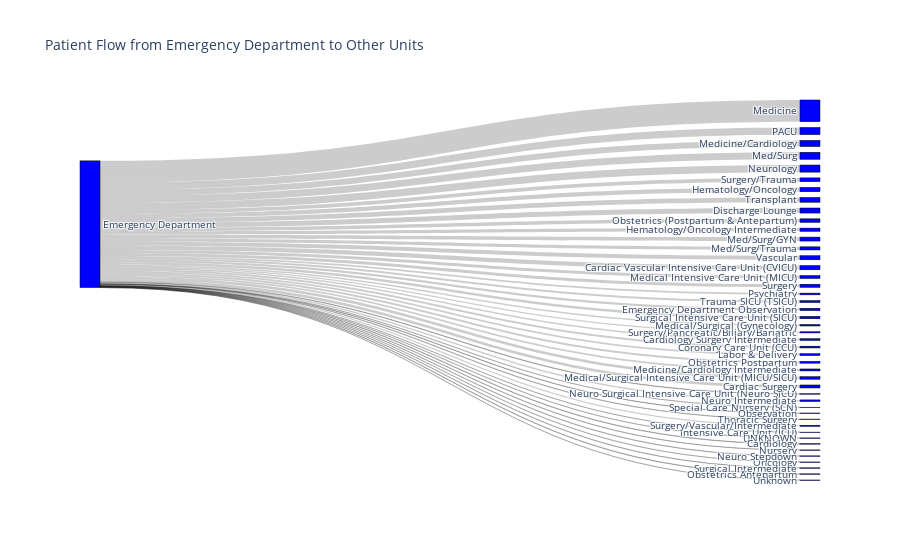

Write notebook code for a chart like this one.
### Code cell
import plotly.graph_objects as go
from collections import defaultdict

def create_sankey_data(df):
    # Filter for transfers from ED to other units
    ed_transfers = df[df['eventtype'] == 'transfer']
    
    links = defaultdict(int)
    for _, row in ed_transfers.iterrows():
        links[('Emergency Department', row['careunit'])] += 1
    
    source, target, value = [], [], []
    units = set(['Emergency Department'])
    for (src, tgt), count in links.items():
        units.add(tgt)
    
    unit_to_index = {unit: i for i, unit in enumerate(units)}
    
    for (src, tgt), count in links.items():
        source.append(unit_to_index[src])
        target.append(unit_to_index[tgt])
        value.append(count)
    
    return list(units), source, target, value

units, source, target, value = create_sankey_data(transfers_df)

fig = go.Figure(data=[go.Sankey(
    node = dict(
      pad = 15,
      thickness = 20,
      line = dict(color = "black", width = 0.5),
      label = units,
      color = "blue"
    ),
    link = dict(
      source = source,
      target = target,
      value = value
  ))])

fig.update_layout(title_text="Patient Flow from Emergency Department to Other Units", font_size=10)
fig.write_image("visualizations/patient_flow_sankey_from_ed.png")
fig.show()

### Figure 1 — Plotly figure (JSON) as saved in the notebook; plotly's stock layout.template omitted (floating-point values rounded to 4 significant figures)
{"data": [{"link": {"source": [14, 14, 14, 14, 14, 14, 14, 14, 14, 14, 14, 14, 14, 14, 14, 14, 14, 14, 14, 14, 14, 14, 14, 14, 14, 14, 14, 14, 14, 14, 14, 14, 14, 14, 14, 14, 14, 14, 14, 14, 14, 14, 14, 14, 14], "target": [22, 40, 1, 16, 7, 8, 18, 2, 5, 17, 38, 12, 32, 43, 19, 15, 23, 34, 24, 26, 41, 20, 35, 44, 37, 29, 28, 3, 36, 42, 33, 11, 4, 27, 31, 10, 39, 21, 6, 25, 30, 9, 45, 13, 0], "value": [20192, 29586, 16086, 6349, 26090, 1651, 92013, 14943, 7321, 9686, 21453, 18164, 17204, 30128, 10194, 4976, 16825, 30409, 13228, 7384, 10719, 12424, 8394, 12633, 17992, 7894, 8011, 1832, 6603, 1665, 4792, 8240, 13753, 7440, 1479, 13355, 1111, 1932, 1480, 835, 417, 107, 81, 74, 2]}, "node": {"color": "blue", "label": ["Special Care Nursery (SCN)", "Surgery/Trauma", "Obstetrics (Postpartum & Antepartum)", "Neuro Surgical Intensive Care Unit (Neuro SICU)", "Hematology/Oncology Intermediate", "Psychiatry", "Observation", "Medicine/Cardiology", "Thoracic Surgery", "Intensive Care Unit (ICU)", "Med/Surg/Trauma", "Trauma SICU (TSICU)", "Hematology/Oncology", "UNKNOWN", "Emergency Department", "Surgery/Pancreatic/Biliary/Bariatric", "Medical/Surgical (Gynecology)", "Emergency Department Observation", "Medicine", "Surgical Intensive Care Unit (SICU)", "Medical Intensive Care Unit (MICU)", "Cardiology", "Transplant", "Med/Surg/GYN", "Surgery", "Nursery", "Cardiology Surgery Intermediate", "Coronary Care Unit (CCU)", "Labor & Delivery", "Obstetrics Postpartum", "Oncology", "Neuro Stepdown", "Vascular", "Surgery/Vascular/Intermediate", "PACU", "Medicine/Cardiology Intermediate", "Neuro Intermediate", "Cardiac Vascular Intensive Care Unit (CVICU)", "Discharge Lounge", "Surgical Intermediate", "Med/Surg", "Medical/Surgical Intensive Care Unit (MICU/SICU)", "Obstetrics Antepartum", "Neurology", "Cardiac Surgery", "Unknown"], "line": {"color": "black", "width": 0.5}, "pad": 15, "thickness": 20}, "type": "sankey"}], "layout": {"font": {"size": 10}, "title": {"text": "Patient Flow from Emergency Department to Other Units"}}}
